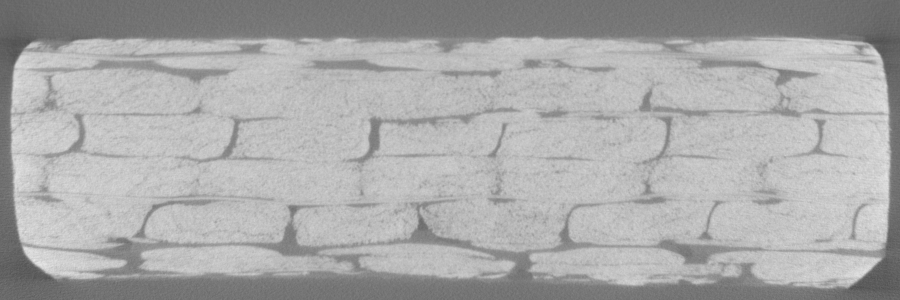
#> input picture Image_processing/test_image.tif, 900 x 300 px
$ jupyter execute median_filter.ipynb   (shell and % lines are left out)
#> lines starting #> are read from the running program, lines starting #| are printed output that depends on the picture; after the words box and inside, x2 and y2 are one past the last pixel; in counts of white or black regions, pixels touching at a corner belong together
[cell 1]
from skimage.external import tifffile
from skimage.filters import sobel, median
from scipy.signal import convolve2d
import matplotlib.pyplot as plt
import numpy as np
import skimage
import pdb

[cell 2]
import skimage

[cell 3]
skimage.img_as_float32

# Orignal image

[cell 4]
img = tifffile.imread("../test_image.tif")
#> img is the input picture: shape (300, 900) uint16; min 20811, max 59135, mean 43567.6
plt.figure(figsize=(10, 10))
plt.imshow(img, cmap=plt.get_cmap('gray'))

# Median filter and mean filter

There are pepper and salt noises in the image. One possible way to remove those noises is using <span style="color:blue">**median filter**</span>. Median filtering is a nonlinear signal processing technique that is useful for noise suppresion in images. In one-dimensional scenario, the median filter consists of a sliding window. The center pixel in the window is replaced by the median value of pixels in the window.

For example, if the pixels within the window is [0.1, 0.2, 0.9, 0.4, 0.5], the center pixel would be replaced by the value 0.4. In this example, if 0.9 were a noise spike (**salt noise**), it would be eliminated. For the same reason, if we encoutered an image with **pepper noise**, it can be elimiated by median filter.

On the other hand, instead of takign the median value, <span style="color:red">**mean filter**</span> replaces the center pixel by the mean of pixels within the window. Applying mean filter is an another way to elimiate pepper and salt noises. The figure below demonstrates the operation of mean and median filter.

[cell 5]
def meanFiltering(im, filter_size=(2, 2)):
    mean_filter = np.ones(filter_size, dtype=np.uint16)/(filter_size[0]*filter_size[1])
    img = convolve2d(im, mean_filter, mode="same")
    img = img.astype(np.float32)/65535
    return img

[cell 6]
img_median1 = median(img)
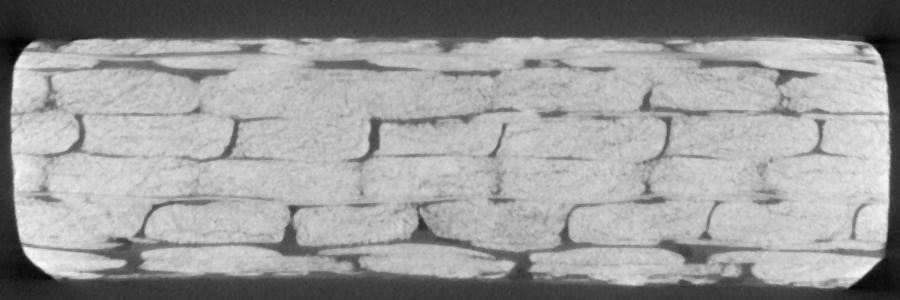
#> img_median1: shape (300, 900) uint16; min 21526, max 57944, mean 43587.4; drawn with min black and max white
img_median2 = median(img_median1)
img_median1_sobel = sobel(img_median1)>0.02
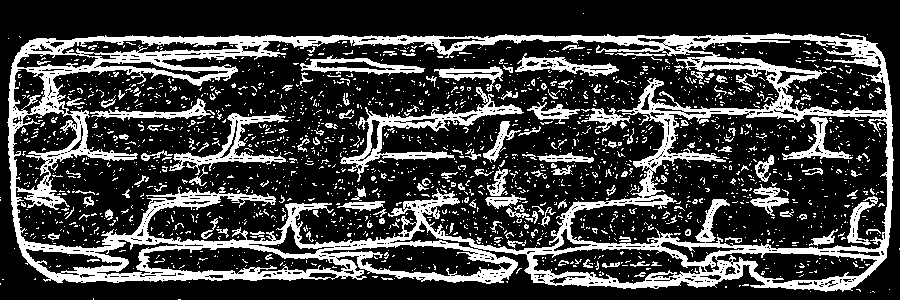
#> img_median1_sobel: shape (300, 900) bool; 24.7% white; 2018 white regions (1852 under 20 px), largest, box (x1, y1, x2, y2) and area: (7, 33, 894, 292) 41834, (340, 87, 524, 182) 2622, (169, 113, 289, 175) 1566
img_median2_sobel = sobel(img_median2)>0.02
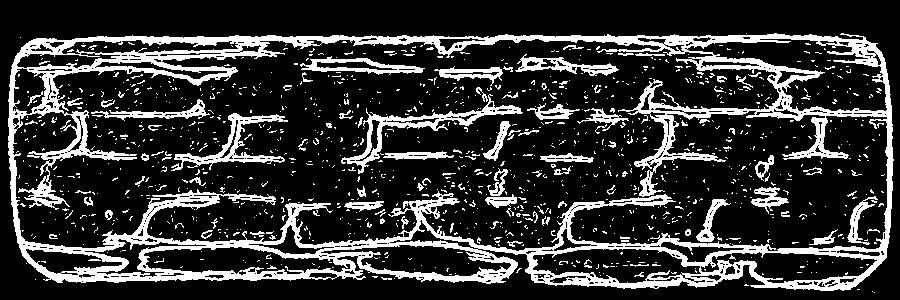
#> img_median2_sobel: shape (300, 900) bool; 20.8% white; 1179 white regions (1081 under 20 px), largest, box (x1, y1, x2, y2) and area: (8, 33, 894, 291) 38760, (341, 94, 523, 174) 1857, (171, 113, 288, 171) 1431
img_mean = meanFiltering(img)
#> in meanFiltering, `img = convolve2d(im, mean_filter, mode="same")`:
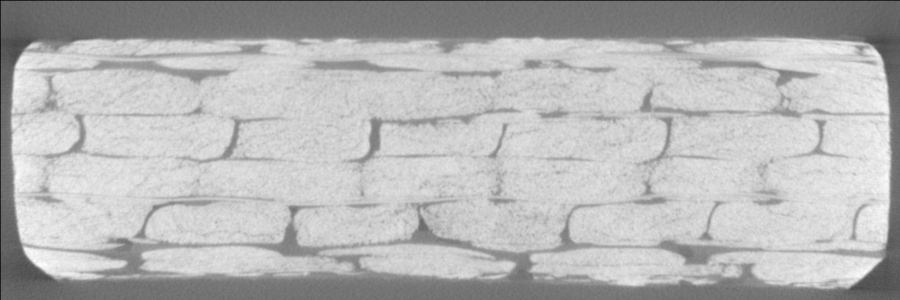
#> img: shape (300, 900) float64; min 6595.5, max 58129.5, mean 43503.6; drawn with min black and max white
img_mean_sobel = sobel(img_mean)>0.02
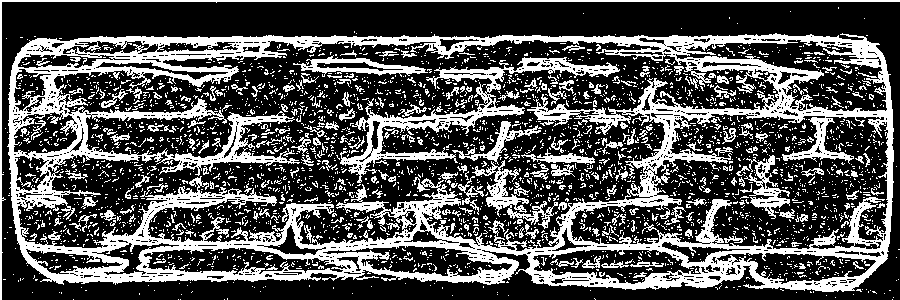
#> img_mean_sobel: shape (300, 900) bool; 32.7% white; 3093 white regions (2845 under 20 px), largest, box (x1, y1, x2, y2) and area: (7, 33, 894, 292) 55929, (340, 57, 620, 183) 4858, (0, 0, 900, 300) 2407

f, ax = plt.subplots(2, 2, figsize=(20, 10))
ax[0, 0].set_title("original", size=25)
ax[0, 0].imshow(img, cmap='gray')
ax[0, 1].set_title("mean filter", size=25)
ax[0, 1].imshow(img_mean_sobel, cmap='gray')
ax[1, 0].set_title("median filter", size=25)
ax[1, 0].imshow(img_median1_sobel, cmap='gray')
ax[1, 1].set_title("median filter x2", size=25)
ax[1, 1].imshow(img_median2_sobel, cmap='gray')
